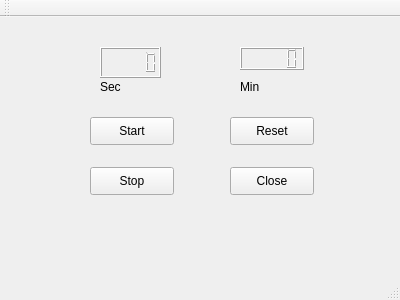
<?xml version="1.0" encoding="UTF-8"?>
<ui version="4.0">
 <class>MainWindow</class>
 <widget class="QMainWindow" name="MainWindow">
  <property name="geometry">
   <rect>
    <x>0</x>
    <y>0</y>
    <width>400</width>
    <height>300</height>
   </rect>
  </property>
  <property name="windowTitle">
   <string>MainWindow</string>
  </property>
  <widget class="QWidget" name="centralWidget">
   <widget class="QPushButton" name="closeButton">
    <property name="geometry">
     <rect>
      <x>230</x>
      <y>150</y>
      <width>84</width>
      <height>28</height>
     </rect>
    </property>
    <property name="text">
     <string>Close</string>
    </property>
   </widget>
   <widget class="QLCDNumber" name="lcdNumberSec">
    <property name="geometry">
     <rect>
      <x>100</x>
      <y>30</y>
      <width>61</width>
      <height>31</height>
     </rect>
    </property>
   </widget>
   <widget class="QPushButton" name="resetButton">
    <property name="geometry">
     <rect>
      <x>230</x>
      <y>100</y>
      <width>84</width>
      <height>28</height>
     </rect>
    </property>
    <property name="text">
     <string>Reset</string>
    </property>
   </widget>
   <widget class="QPushButton" name="startButton">
    <property name="geometry">
     <rect>
      <x>90</x>
      <y>100</y>
      <width>84</width>
      <height>28</height>
     </rect>
    </property>
    <property name="text">
     <string>Start</string>
    </property>
   </widget>
   <widget class="QPushButton" name="stopButton">
    <property name="geometry">
     <rect>
      <x>90</x>
      <y>150</y>
      <width>84</width>
      <height>28</height>
     </rect>
    </property>
    <property name="text">
     <string>Stop</string>
    </property>
   </widget>
   <widget class="QLCDNumber" name="lcdNumberMin">
    <property name="geometry">
     <rect>
      <x>240</x>
      <y>30</y>
      <width>64</width>
      <height>23</height>
     </rect>
    </property>
   </widget>
   <widget class="QLabel" name="minLabel">
    <property name="geometry">
     <rect>
      <x>240</x>
      <y>60</y>
      <width>63</width>
      <height>20</height>
     </rect>
    </property>
    <property name="text">
     <string>Min</string>
    </property>
   </widget>
   <widget class="QLabel" name="secLabel">
    <property name="geometry">
     <rect>
      <x>100</x>
      <y>60</y>
      <width>63</width>
      <height>20</height>
     </rect>
    </property>
    <property name="text">
     <string>Sec</string>
    </property>
   </widget>
  </widget>
  <widget class="QMenuBar" name="menuBar">
   <property name="geometry">
    <rect>
     <x>0</x>
     <y>0</y>
     <width>400</width>
     <height>25</height>
    </rect>
   </property>
  </widget>
  <widget class="QToolBar" name="mainToolBar">
   <attribute name="toolBarArea">
    <enum>TopToolBarArea</enum>
   </attribute>
   <attribute name="toolBarBreak">
    <bool>false</bool>
   </attribute>
  </widget>
  <widget class="QStatusBar" name="statusBar"/>
 </widget>
 <layoutdefault spacing="6" margin="11"/>
 <resources/>
 <connections>
  <connection>
   <sender>closeButton</sender>
   <signal>clicked()</signal>
   <receiver>MainWindow</receiver>
   <slot>close()</slot>
   <hints>
    <hint type="sourcelabel">
     <x>261</x>
     <y>213</y>
    </hint>
    <hint type="destinationlabel">
     <x>253</x>
     <y>253</y>
    </hint>
   </hints>
  </connection>
 </connections>
</ui>
